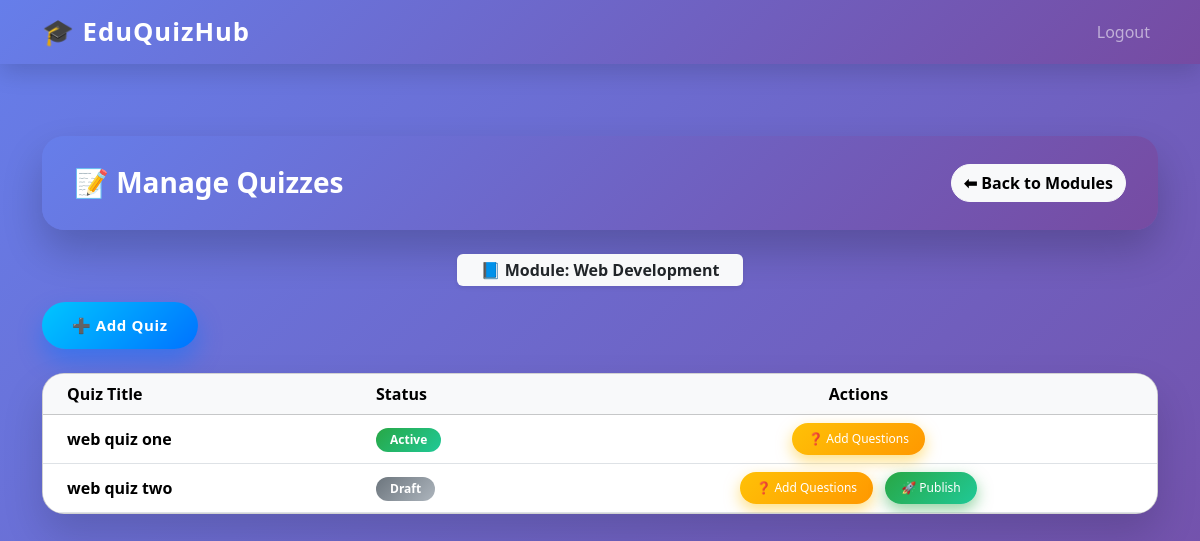
The page /admin/module/1/quizzes (signed in) on the database its author committed.
### tables this page shows
CREATE TABLE modules (
    id INTEGER PRIMARY KEY AUTOINCREMENT,
    name TEXT NOT NULL
);

CREATE TABLE quizzes (
    id INTEGER PRIMARY KEY AUTOINCREMENT,
    module_id INTEGER NOT NULL,
    title TEXT NOT NULL,
    time_limit INTEGER,
    is_active INTEGER DEFAULT 0,
    FOREIGN KEY (module_id) REFERENCES modules(id)
);

### app.py (the view)
@app.route("/admin/module/<int:module_id>/quizzes")
def module_quizzes_admin(module_id):
    if session.get("role") != "admin":
        return redirect(url_for("login"))
    conn = get_db_connection()
    quizzes = conn.execute(
        "SELECT * FROM quizzes WHERE module_id = ?",
        (module_id,)
    ).fetchall()
    module = conn.execute(
        "SELECT * FROM modules WHERE id = ?",
        (module_id,)
    ).fetchone()
    conn.close()
    return render_template(
        "admin_module_quizzes.html",
        quizzes=quizzes,
        module=module   # 👈 IMPORTANT
    )

### app.py (called while the page is built)
def get_db_connection():
    conn = sqlite3.connect("database.db")
    conn.row_factory = sqlite3.Row
    return conn

### templates/admin_module_quizzes.html (shortened to what this page needs)
{% extends "base.html" %}
{% block content %}
<div class="page-header mb-4 d-flex justify-content-between align-items-center">
    <h3 class="fw-bold mb-0 text-white">📝 Manage Quizzes</h3>
    <a href="{{ url_for('manage_modules') }}"
       class="btn btn-light btn-animated">
        ⬅ Back to Modules
    </a>
</div>
<div class="mb-3 text-center">
    <span class="badge bg-light text-dark fs-6 px-4 py-2 shadow-sm">
        📘 Module: <strong>{{ module.name }}</strong>
    </span>
</div>
<div class="mb-4">
    <a href="{{ url_for('add_quiz', module_id=module.id) }}"
       class="btn btn-add-quiz btn-animated">
        ➕ Add Quiz
    </a>
</div>
<div class="card table-card">
    <div class="card-body p-0">
        <table class="table table-hover align-middle mb-0">
            <thead class="table-light">
                <tr>
                    <th class="ps-4">Quiz Title</th>
                    <th>Status</th>
                    <th class="text-center">Actions</th>
                </tr>
            </thead>
            <tbody>
                {% for q in quizzes %}
                <tr>
                    <td class="fw-semibold ps-4">{{ q.title }}</td>
                    <td>
                        {% if q.is_active %}
                            <span class="badge badge-active">Active</span>
                        {% else %}
                            <span class="badge badge-draft">Draft</span>
                        {% endif %}
                    </td>
                    <td class="text-center">
                        <a href="{{ url_for('add_questions', quiz_id=q.id) }}"
                           class="btn btn-add-questions">
                            ❓ Add Questions
                        </a>
                        {% if not q.is_active %}
                        <a href="{{ url_for('publish_quiz', quiz_id=q.id) }}"
                           class="btn btn-publish ms-2">
                            🚀 Publish
                        </a>
                        {% endif %}
                    </td>
                </tr>
                {% else %}
                <tr>
                    <td colspan="3" class="text-center text-muted py-4">
                        No quizzes available.
                    </td>
                </tr>
                {% endfor %}
            </tbody>
        </table>
    </div>
</div>
{% endblock %}

### static/css/style.css (style rules this page uses)
body { background-color: #f8f9fa; }
.card { border-radius: 10px; }
h1, h2, h3 { color: #0d6efd; }

### templates/base.html (style rules this page uses)
body { background: #f4f6fb; font-family: "Segoe UI", sans-serif; }

### templates/admin_module_quizzes.html (style rules this page uses)
body { background: linear-gradient(135deg, #667eea, #764ba2); min-height: 100vh; }
.page-header { background: linear-gradient(135deg, #667eea, #764ba2); color: #fff; border-radius: 22px; padding: 28px 32px; box-shadow: 0 20px 40px rgba(0,0,0,0.2); animation: fadeDown 0.8s ease; }
.btn-animated { border-radius: 30px; font-weight: 600; cursor: pointer; transition: all 0.35s ease; }
.btn-add-quiz { background: linear-gradient(135deg, #00c6ff, #0072ff); color: #fff; border: none; padding: 12px 30px; font-size: 15px; letter-spacing: 0.6px; box-shadow: 0 12px 25px rgba(0,114,255,0.45); }
.table-card { border-radius: 22px; background: #ffffff; overflow: hidden; box-shadow: 0 20px 40px rgba(0,0,0,0.15); animation: fadeUp 0.8s ease; }
.table-hover tbody tr { transition: background 0.3s ease, transform 0.3s ease; cursor: pointer; }
.badge-active { background: linear-gradient(135deg, #28a745, #20c997); padding: 6px 14px; border-radius: 20px; font-size: 12px; }
.badge-draft { background: linear-gradient(135deg, #6c757d, #adb5bd); padding: 6px 14px; border-radius: 20px; font-size: 12px; }
.btn-add-questions { background: linear-gradient(135deg, #ffc107, #ff9800); color: #fff; border: none; padding: 7px 16px; border-radius: 30px; font-size: 12px; box-shadow: 0 6px 15px rgba(255,193,7,0.5); transition: all 0.3s ease; }
.btn-publish { background: linear-gradient(135deg, #28a745, #20c997); color: #fff; border: none; padding: 7px 16px; border-radius: 30px; font-size: 12px; box-shadow: 0 6px 15px rgba(40,167,69,0.5); transition: all 0.3s ease; }

### rows shown on the page
modules: name "Web Development"
quizzes: title "web quiz one", is_active "Active"
quizzes: title "web quiz two", is_active "Draft"
